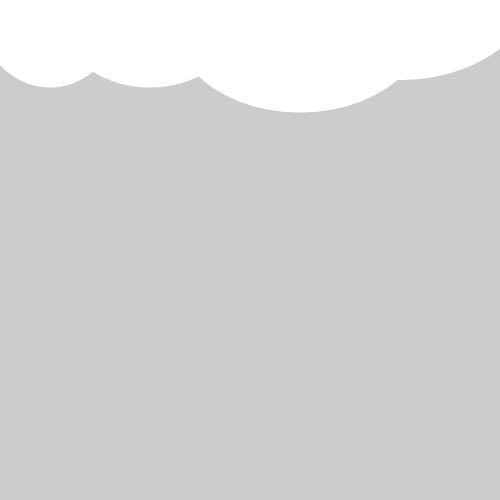
Frame 1 (no input)
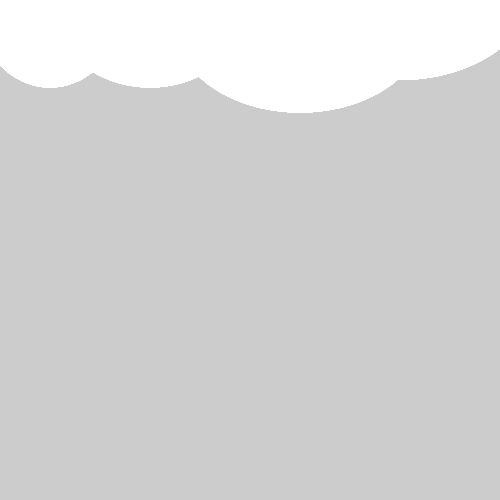
Frame 60 (the mouse pressed at the canvas centre just before this capture)
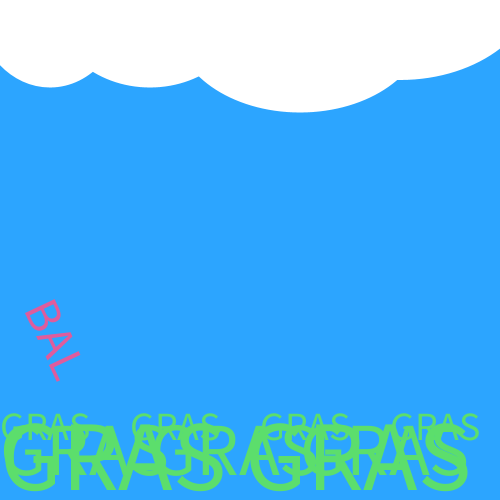
Frame 120 (the mouse held since frame 60 and released just before this capture)

The Processing sketch that drew these frames (run headless with seeded random() and noise(); from frame 60 on, the mouse is pressed at the canvas centre):

// Processing sketch: processing_175365
// ── processing_175365.pde

int x = 0;

void setup()

{size(500,500);}

void draw()

{if (mousePressed == true)

{
  background(#2CA5FF);  //Himmelfarbe
  
  //Gras
  fill(#5CDE6C);
  textSize(40);
  text("GRAS",0,440);
  textSize(40);
  text("GRAS",130,440);
  textSize(40);
  text("GRAS",260,440);
  textSize(40);
  text("GRAS",390,440);
  
  fill(#5CDE6C);
  textSize(75);
  text("GRAS",0,475);
  fill(#5CDE6C);
  textSize(75);
  text("GRAS",150,475);
  fill(#5CDE6C);
  textSize(75);
  text("GRAS",300,475);
  
  fill(#5CDE6C);
  textSize(100);
  text("GRAS",0,490);
  fill(#5CDE6C);
  textSize(100);
  text("GRAS",245,490);
  //rect(0,400,500,100);
  
  //Ball
  String str = "BALL";
  pushMatrix();
  translate(0+x,height/2+100);
  float my_angle = map(x, 0, 50, 0, 2*PI);
  rotate(my_angle);
  fill(#DE5C9D);
  textSize(50);
  
  text(str, -textWidth(str)/2, -20, textWidth(str), 100);
  //ellipse(x, 350, 100,100);
  x++;
  popMatrix();
  
  
  if (x == width) {
      x = 0;
  }
  
  //Wolke
  
  noStroke();
  fill(255,255,255,255);
  ellipse(50,0,150,175);
  ellipse(150,0,200,175);
  ellipse(300,25,250,175);
  ellipse(400,-20,275,200);
  }
  
  else
  
  {
    
  noStroke();
  fill(255);
  ellipse(50,0,150,175);
  ellipse(150,0,200,175);
  ellipse(300,25,250,175);
  ellipse(400,-20,275,200);
    
  }
}
